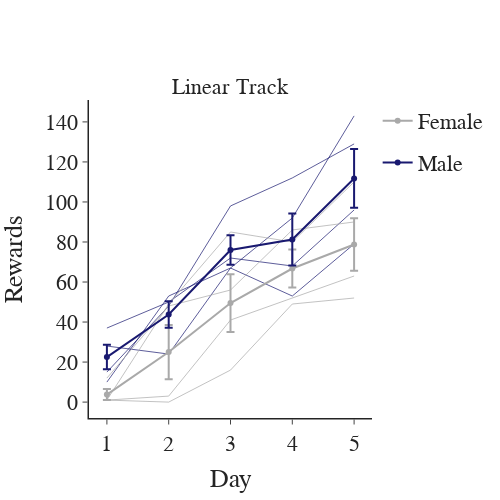

Notebook cell for this chart:
### Code cell
## Plot rewards across days on linear track for male vs female
fig = pf.plot_behavior_across_days(lin_df, x_var='day', y_var='rewards', groupby_var=['day', 'group'], plot_transitions=None,
                                   marker_color=two_group_colors, avg_color=avg_color, expert_line=False, chance=False,
                                   x_title='Day', y_title='Rewards', titles=['Linear Track'], height=500, width=500)
fig.show()
fig.write_image(pjoin(fig_path, 'linear_track_rewards_mf.png'))

### Figure 1 — Plotly figure (JSON) as saved in the notebook; plotly's stock layout.template omitted (floating-point values rounded to 4 significant figures)
{"data": [{"legendgroup": "Male", "line": {"color": "midnightblue", "width": 1}, "mode": "lines", "name": "os01", "opacity": 0.7, "showlegend": false, "type": "scatter", "x": [1, 2, 3, 4, 5], "y": [28, 24, 67, 53, 79]}, {"legendgroup": "Male", "line": {"color": "midnightblue", "width": 1}, "mode": "lines", "name": "os02", "opacity": 0.7, "showlegend": false, "type": "scatter", "x": [1, 2, 3, 4, 5], "y": [37, 50, 72, 68, 96]}, {"legendgroup": "Male", "line": {"color": "midnightblue", "width": 1}, "mode": "lines", "name": "os03", "opacity": 0.7, "showlegend": false, "type": "scatter", "x": [1, 2, 3, 4, 5], "y": [15, 48, 98, 112, 129]}, {"legendgroup": "Male", "line": {"color": "midnightblue", "width": 1}, "mode": "lines", "name": "os04", "opacity": 0.7, "showlegend": false, "type": "scatter", "x": [1, 2, 3, 4, 5], "y": [10, 53, 67, 92, 143]}, {"legendgroup": "Female", "line": {"color": "darkgrey", "width": 1}, "mode": "lines", "name": "os05", "opacity": 0.7, "showlegend": false, "type": "scatter", "x": [1, 2, 3, 4, 5], "y": [1, 0, 16, 49, 52]}, {"legendgroup": "Female", "line": {"color": "darkgrey", "width": 1}, "mode": "lines", "name": "os06", "opacity": 0.7, "showlegend": false, "type": "scatter", "x": [1, 2, 3, 4, 5], "y": [12, 48, 56, 86, 90]}, {"legendgroup": "Female", "line": {"color": "darkgrey", "width": 1}, "mode": "lines", "name": "os07", "opacity": 0.7, "showlegend": false, "type": "scatter", "x": [1, 2, 3, 4, 5], "y": [1, 3, 41, 52, 63]}, {"legendgroup": "Female", "line": {"color": "darkgrey", "width": 1}, "mode": "lines", "name": "os08", "opacity": 0.7, "showlegend": false, "type": "scatter", "x": [1, 2, 3, 4, 5], "y": [1, 49, 85, 80, 110]}, {"error_y": {"array": [2.75, 13.58, 14.43, 9.481, 13.12], "type": "data"}, "legendgroup": "Female", "line": {"color": "darkgrey"}, "mode": "lines+markers", "name": "Female", "showlegend": true, "type": "scatter", "x": [1, 2, 3, 4, 5], "y": [3.75, 25, 49.5, 66.75, 78.75]}, {"error_y": {"array": [6.144, 6.663, 7.427, 13.02, 14.7], "type": "data"}, "legendgroup": "Male", "line": {"color": "midnightblue"}, "mode": "lines+markers", "name": "Male", "showlegend": true, "type": "scatter", "x": [1, 2, 3, 4, 5], "y": [22.5, 43.75, 76, 81.25, 111.8]}], "layout": {"annotations": [{"font": {"size": 22}, "showarrow": false, "text": "Linear Track", "x": 0.5, "xanchor": "center", "xref": "paper", "y": 1, "yanchor": "bottom", "yref": "paper"}], "font": {"family": "Arial", "size": 22}, "height": 500, "title": {"x": 0.5, "xanchor": "center", "y": 0.9, "yanchor": "top"}, "width": 500, "xaxis": {"anchor": "y", "domain": [0, 1], "linewidth": 1.5, "title": {"text": "Day"}}, "yaxis": {"anchor": "x", "domain": [0, 1], "linewidth": 1.5, "title": {"text": "Rewards"}}}}
